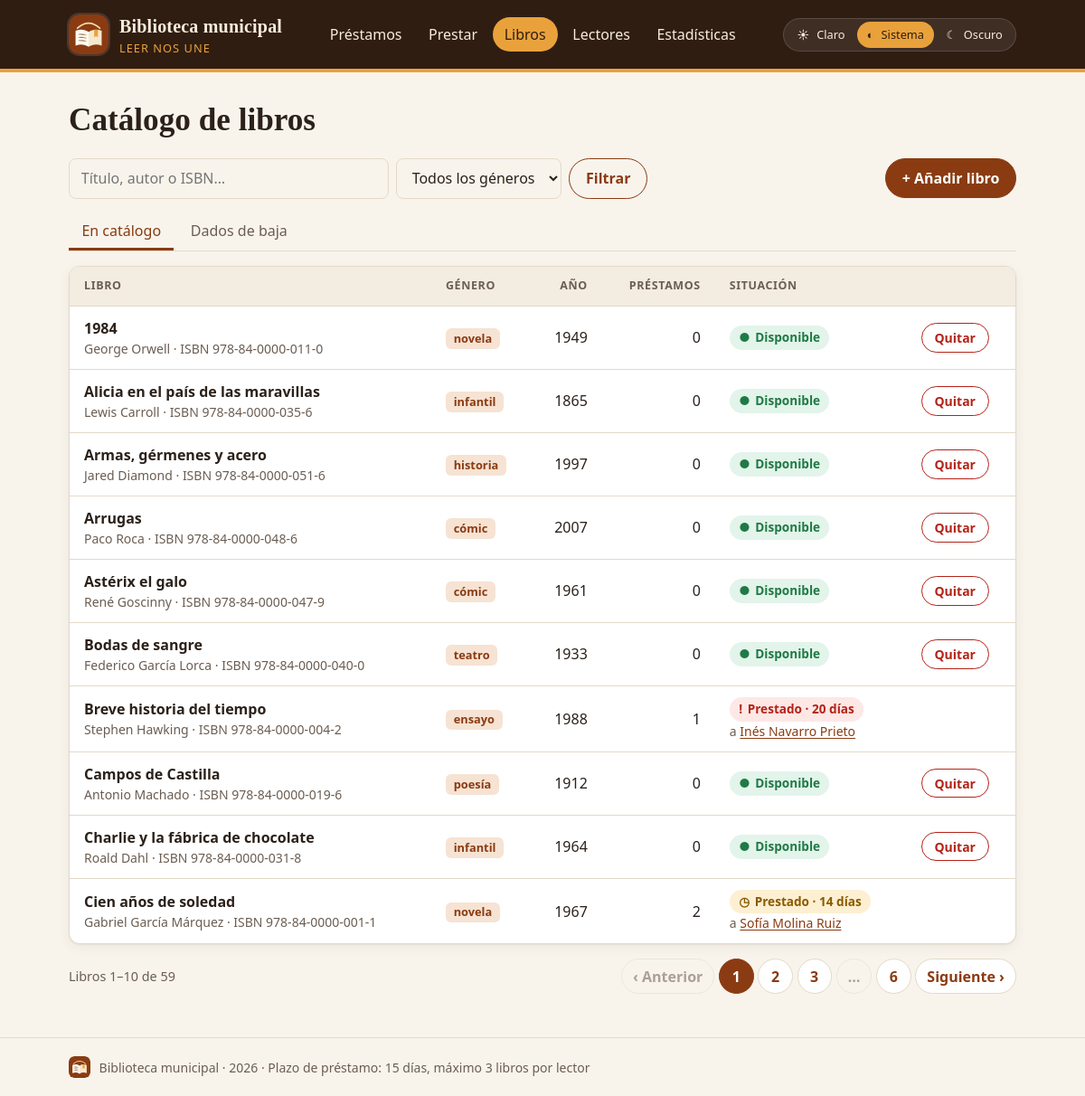
The app's page /libros.php with its own data.
### tables this page shows
CREATE TABLE libros (
  id INT AUTO_INCREMENT PRIMARY KEY,
  isbn VARCHAR(17) NOT NULL UNIQUE,
  titulo VARCHAR(100) NOT NULL,
  autor VARCHAR(80) NOT NULL,
  anio INT,
  genero VARCHAR(20) NOT NULL,
  activo TINYINT(1) NOT NULL DEFAULT 1
);

### funciones.php (called while the page is built, shortened)
<?php
function e(?string $texto): string
{
    return htmlspecialchars($texto ?? '', ENT_QUOTES, 'UTF-8');
}
function estado_prestamo(int $dias): array
{
    if ($dias > PLAZO_DIAS) {
        return ['clase' => 'retrasado', 'icono' => '!', 'texto' => 'Retrasado ' . ($dias - PLAZO_DIAS) . ' d'];
    }
    if ($dias >= PLAZO_DIAS - 3) {
        return ['clase' => 'pronto', 'icono' => '◷', 'texto' => 'Vence pronto'];
    }
    return ['clase' => 'en-plazo', 'icono' => '✓', 'texto' => 'En plazo'];
}

### libros.php (the view, shortened to what this page needs)
<?php
require 'conexion.php';
$q = mb_substr(trim((string) filter_input(INPUT_GET, 'q')), 0, 60, 'UTF-8');
$genero = (string) filter_input(INPUT_GET, 'genero');
$genero = in_array($genero, GENEROS, true) ? $genero : '';
$verBajas = ($_GET['ver'] ?? '') === 'bajas';
$where = 'WHERE l.activo = ?';
$parametros = [$verBajas ? 0 : 1];
$recuento = $pdo->prepare("SELECT COUNT(*) FROM libros l $where");
$recuento->execute($parametros);
$total = (int) $recuento->fetchColumn();
$paginas = max(1, (int) ceil($total / POR_PAGINA));
$pagina = filter_input(INPUT_GET, 'pagina', FILTER_VALIDATE_INT, ['options' => ['min_range' => 1]]) ?: 1;
$pagina = min($pagina, $paginas);
$desde = ($pagina - 1) * POR_PAGINA;
$sql = "SELECT l.id, l.isbn, l.titulo, l.autor, l.anio, l.genero,
               (SELECT COUNT(*) FROM prestamos WHERE libro_id = l.id) AS veces,
               p.lector_id, DATEDIFF(CURDATE(), p.fecha_prestamo) AS dias,
               le.nombre, le.apellidos
        FROM libros l
        LEFT JOIN prestamos p ON p.libro_id = l.id AND p.fecha_devolucion IS NULL
        LEFT JOIN lectores le ON le.id = p.lector_id
        $where
        ORDER BY l.titulo, l.id
        LIMIT " . POR_PAGINA . " OFFSET $desde";
$consulta = $pdo->prepare($sql);
$consulta->execute($parametros);
$libros = $consulta->fetchAll();
function url_pagina(int $n): string
{
    global $q, $genero, $verBajas;
    return 'libros.php?' . http_build_query(array_filter([
        'q' => $q,
        'genero' => $genero,
        'ver' => $verBajas ? 'bajas' : '',
        'pagina' => $n > 1 ? $n : '',
    ], 'strlen'));
}
require 'cabecera.php';
?>
<div class="barra">
  <form method="get" class="buscador" role="search">
    <input type="search" name="q" id="q" value="<?= e($q) ?>" placeholder="Título, autor o ISBN…">
    <select name="genero" id="genero">
      <option value="">Todos los géneros</option>
    </select>
    <button type="submit" class="boton boton--secundario">Filtrar</button>
  </form>
  <a class="boton" href="libro_nuevo.php">+ Añadir libro</a>
</div>
<div class="pestanas">
  <a href="libros.php" <?= !$verBajas ? 'aria-current="page"' : '' ?>>En catálogo</a>
  <a href="libros.php?ver=bajas" <?= $verBajas ? 'aria-current="page"' : '' ?>>Dados de baja</a>
</div>
<?php if (!$libros): ?>
  <p class="vacio">No hay ningún libro con esos criterios.</p>
<?php else: ?>
  <div class="tabla">
    <table>
      <thead>
        <tr>
          <th>Libro</th>
          <th>Género</th>
          <th class="num">Año</th>
          <th class="num">Préstamos</th>
          <th>Situación</th>
          <th><span class="oculto">Acción</span></th>
        </tr>
      </thead>
      <tbody>
        <?php foreach ($libros as $l): ?>
          <tr>
            <td>
              <strong><?= e($l['titulo']) ?></strong>
              <span class="secundario"><?= e($l['autor']) ?> · ISBN <?= e($l['isbn']) ?></span>
            </td>
            <td><span class="etiqueta"><?= e($l['genero']) ?></span></td>
            <td class="num"><?= $l['anio'] ?? '—' ?></td>
            <td class="num"><?= $l['veces'] ?></td>
            <td>
              <?php if ($verBajas): ?>
                <span class="secundario">De baja</span>
              <?php elseif ($l['lector_id']): ?>
                <?php $estado = estado_prestamo($l['dias']); ?>
                <span class="estado estado--<?= $estado['clase'] ?>">
                  <span aria-hidden="true"><?= $estado['icono'] ?></span> Prestado · <?= $l['dias'] ?> días
                </span>
                <span class="secundario">a <a href="lector.php?id=<?= $l['lector_id'] ?>"><?= e($l['nombre'] . ' ' . $l['apellidos']) ?></a></span>
              <?php else: ?>
                <span class="estado estado--disponible"><span aria-hidden="true">●</span> Disponible</span>
              <?php endif; ?>
            </td>
            <td>
              <?php if ($verBajas): ?>
                <form action="libro_quitar.php" method="post">
                  <?= campo_csrf() ?>
                  <input type="hidden" name="id" value="<?= $l['id'] ?>">
                  <input type="hidden" name="accion" value="recuperar">
                  <button type="submit" class="boton boton--secundario">Recuperar</button>
                </form>
              <?php elseif (!$l['lector_id']): ?>
                <form action="libro_quitar.php" method="post"
                      data-confirmar="¿Quitar «<?= e($l['titulo']) ?>» del catálogo?">
                  <button type="submit" class="boton boton--peligro">Quitar</button>
                </form>
              <?php endif; ?>
            </td>
          </tr>
        <?php endforeach; ?>
      </tbody>
    </table>
  </div>
  <nav class="paginacion" aria-label="Páginas del catálogo">
    <p class="paginacion__info">
      Libros <?= $desde + 1 ?>–<?= $desde + count($libros) ?> de <?= $total ?>
    </p>
    <?php if ($paginas > 1): ?>
      <ul>
        <li>
          <?php if ($pagina > 1): ?>
            <a href="<?= e(url_pagina($pagina - 1)) ?>" rel="prev"><span aria-hidden="true">‹</span> Anterior</a>
          <?php else: ?>
            <span class="desactivado"><span aria-hidden="true">‹</span> Anterior</span>
          <?php endif; ?>
        </li>
        <?php for ($n = 1; $n <= $paginas; $n++): ?>
          <?php if ($n === 1 || $n === $paginas || abs($n - $pagina) <= 2): ?>
            <li>
              <a href="<?= e(url_pagina($n)) ?>" <?= $n === $pagina ? 'aria-current="page"' : '' ?>
                 aria-label="Página <?= $n ?>"><?= $n ?></a>
            </li>
          <?php elseif (abs($n - $pagina) === 3): ?>
            <li><span class="desactivado" aria-hidden="true">…</span></li>
          <?php endif; ?>
        <?php endfor; ?>
        <li>
          <?php if ($pagina < $paginas): ?>
            <a href="<?= e(url_pagina($pagina + 1)) ?>" rel="next">Siguiente <span aria-hidden="true">›</span></a>
          <?php else: ?>
            <span class="desactivado">Siguiente <span aria-hidden="true">›</span></span>
          <?php endif; ?>
        </li>
      </ul>
    <?php endif; ?>
  </nav>
<?php endif; ?>
<?php require 'pie.php'; ?>

### records on screen
libros: titulo "1984", autor "George Orwell", isbn "978-84-0000-011-0", genero "novela", anio "1949", veces "0", shows "Disponible"
libros: titulo "Alicia en el país de las maravillas", autor "Lewis Carroll", isbn "978-84-0000-035-6", genero "infantil", anio "1865", veces "0", shows "Disponible"
libros: titulo "Armas, gérmenes y acero", autor "Jared Diamond", isbn "978-84-0000-051-6", genero "historia", anio "1997", veces "0", shows "Disponible"
libros: titulo "Arrugas", autor "Paco Roca", isbn "978-84-0000-048-6", genero "cómic", anio "2007", veces "0", shows "Disponible"
libros: titulo "Astérix el galo", autor "René Goscinny", isbn "978-84-0000-047-9", genero "cómic", anio "1961", veces "0", shows "Disponible"
libros: titulo "Bodas de sangre", autor "Federico García Lorca", isbn "978-84-0000-040-0", genero "teatro", anio "1933", veces "0", shows "Disponible"
libros: titulo "Breve historia del tiempo", autor "Stephen Hawking", isbn "978-84-0000-004-2", genero "ensayo", anio "1988", veces "1", icono "!", dias "20", apellidos "Inés Navarro Prieto"
libros: titulo "Campos de Castilla", autor "Antonio Machado", isbn "978-84-0000-019-6", genero "poesía", anio "1912", veces "0", shows "Disponible"
libros: titulo "Charlie y la fábrica de chocolate", autor "Roald Dahl", isbn "978-84-0000-031-8", genero "infantil", anio "1964", veces "0", shows "Disponible"
libros: titulo "Cien años de soledad", autor "Gabriel García Márquez", isbn "978-84-0000-001-1", genero "novela", anio "1967", veces "2", icono "◷", dias "14", apellidos "Sofía Molina Ruiz"

### other values on screen
$texto "Préstamos"
$texto "Prestar"
$texto "Libros"
$texto "Lectores"
$texto "Estadísticas"
$icono "☀"
$texto "Claro"
$icono "◐"
$texto "Sistema"
$icono "☾"
$texto "Oscuro"
$titulo "Catálogo de libros"
$desde + 1 "1"
$desde + count($libros) "10"
$total "59"
